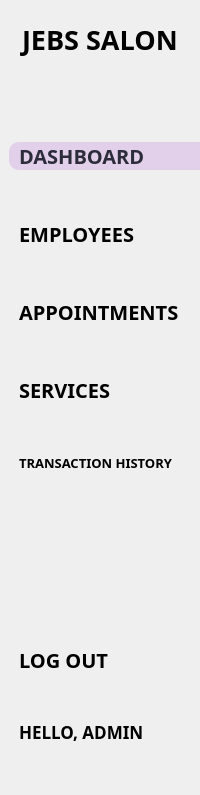
     <widget class="QWidget" name="side_bar" native="true">
      <property name="styleSheet">
       <string notr="true">QLabel{
	padding-left: 5px;

}

QPushButton{
	text-align: left;
	padding-left: 10px;
	padding-right: 10px;
	border-top-left-radius: 10px;
	border-bottom-left-radius: 10px
}

QPushButton:checked{
	background-color: #E2CFEA;
	color: #2C2C3B;
}</string>
      </property>
      <layout class="QVBoxLayout" name="verticalLayout_15">
       <property name="leftMargin">
        <number>9</number>
       </property>
       <property name="rightMargin">
        <number>0</number>
       </property>
       <item>
        <layout class="QVBoxLayout" name="verticalLayout_12">
         <property name="topMargin">
          <number>10</number>
         </property>
         <item>
          <widget class="QLabel" name="label_4">
           <property name="font">
            <font>
             <family>JetBrains Mono</family>
             <pointsize>20</pointsize>
             <bold>true</bold>
            </font>
           </property>
           <property name="text">
            <string>JEBS SALON</string>
           </property>
          </widget>
         </item>
         <item>
          <spacer name="verticalSpacer_14">
           <property name="orientation">
            <enum>Qt::Vertical</enum>
           </property>
           <property name="sizeType">
            <enum>QSizePolicy::Expanding</enum>
           </property>
           <property name="sizeHint" stdset="0">
            <size>
             <width>20</width>
             <height>78</height>
            </size>
           </property>
          </spacer>
         </item>
        </layout>
       </item>
       <item>
        <layout class="QVBoxLayout" name="verticalLayout_13">
         <property name="spacing">
          <number>50</number>
         </property>
         <item>
          <widget class="QPushButton" name="dashboard_button">
           <property name="font">
            <font>
             <family>JetBrains Mono</family>
             <pointsize>15</pointsize>
             <bold>true</bold>
            </font>
           </property>
           <property name="cursor">
            <cursorShape>PointingHandCursor</cursorShape>
           </property>
           <property name="styleSheet">
            <string notr="true"/>
           </property>
           <property name="text">
            <string>DASHBOARD</string>
           </property>
           <property name="icon">
            <iconset resource="../static/icons/resourcs.qrc">
             <normaloff>:/dashboard_light.svg</normaloff>
             <normalon>:/dashboard_dark.svg</normalon>:/dashboard_light.svg</iconset>
           </property>
           <property name="iconSize">
            <size>
             <width>30</width>
             <height>30</height>
            </size>
           </property>
           <property name="checkable">
            <bool>true</bool>
           </property>
           <property name="checked">
            <bool>true</bool>
           </property>
           <property name="autoExclusive">
            <bool>true</bool>
           </property>
          </widget>
         </item>
         <item>
          <widget class="QPushButton" name="employees_button">
           <property name="font">
            <font>
             <family>JetBrains Mono</family>
             <pointsize>15</pointsize>
             <bold>true</bold>
            </font>
           </property>
           <property name="cursor">
            <cursorShape>PointingHandCursor</cursorShape>
           </property>
           <property name="text">
            <string>EMPLOYEES</string>
           </property>
           <property name="icon">
            <iconset resource="../static/icons/resourcs.qrc">
             <normaloff>:/employees_light.svg</normaloff>
             <normalon>:/employees_dark.svg</normalon>:/employees_light.svg</iconset>
           </property>
           <property name="iconSize">
            <size>
             <width>30</width>
             <height>30</height>
            </size>
           </property>
           <property name="checkable">
            <bool>true</bool>
           </property>
           <property name="autoExclusive">
            <bool>true</bool>
           </property>
          </widget>
         </item>
         <item>
          <widget class="QPushButton" name="customers_button">
           <property name="font">
            <font>
             <family>JetBrains Mono</family>
             <pointsize>15</pointsize>
             <bold>true</bold>
            </font>
           </property>
           <property name="cursor">
            <cursorShape>PointingHandCursor</cursorShape>
           </property>
           <property name="text">
            <string>APPOINTMENTS</string>
           </property>
           <property name="icon">
            <iconset resource="../static/icons/resourcs.qrc">
             <normaloff>:/customers_light.svg</normaloff>
             <normalon>:/customers_dark.svg</normalon>:/customers_light.svg</iconset>
           </property>
           <property name="iconSize">
            <size>
             <width>30</width>
             <height>30</height>
            </size>
           </property>
           <property name="checkable">
            <bool>true</bool>
           </property>
           <property name="autoExclusive">
            <bool>true</bool>
           </property>
          </widget>
         </item>
         <item>
          <widget class="QPushButton" name="services_button">
           <property name="font">
            <font>
             <family>JetBrains Mono</family>
             <pointsize>15</pointsize>
             <bold>true</bold>
            </font>
           </property>
           <property name="cursor">
            <cursorShape>PointingHandCursor</cursorShape>
           </property>
           <property name="text">
            <string>SERVICES</string>
           </property>
           <property name="icon">
            <iconset resource="../static/icons/resourcs.qrc">
             <normaloff>:/services_light.svg</normaloff>
             <normalon>:/services_dark.svg</normalon>:/services_light.svg</iconset>
           </property>
           <property name="iconSize">
            <size>
             <width>30</width>
             <height>30</height>
            </size>
           </property>
           <property name="checkable">
            <bool>true</bool>
           </property>
           <property name="autoExclusive">
            <bool>true</bool>
           </property>
          </widget>
         </item>
         <item>
          <widget class="QPushButton" name="transac_history_button">
           <property name="font">
            <font>
             <family>JetBrains Mono</family>
             <pointsize>10</pointsize>
             <bold>true</bold>
            </font>
           </property>
           <property name="cursor">
            <cursorShape>PointingHandCursor</cursorShape>
           </property>
           <property name="text">
            <string>TRANSACTION HISTORY</string>
           </property>
           <property name="icon">
            <iconset resource="../static/icons/resourcs.qrc">
             <normaloff>:/receipt_light.svg</normaloff>
             <normalon>:/receipt_dark.svg</normalon>:/receipt_light.svg</iconset>
           </property>
           <property name="iconSize">
            <size>
             <width>30</width>
             <height>30</height>
            </size>
           </property>
           <property name="checkable">
            <bool>true</bool>
           </property>
           <property name="autoExclusive">
            <bool>true</bool>
           </property>
          </widget>
         </item>
        </layout>
       </item>
       <item>
        <layout class="QVBoxLayout" name="verticalLayout_14">
         <item>
          <spacer name="verticalSpacer_15">
           <property name="orientation">
            <enum>Qt::Vertical</enum>
           </property>
           <property name="sizeHint" stdset="0">
            <size>
             <width>20</width>
             <height>168</height>
            </size>
           </property>
          </spacer>
         </item>
         <item>
          <widget class="QPushButton" name="logout_btn">
           <property name="font">
            <font>
             <family>JetBrains Mono</family>
             <pointsize>15</pointsize>
             <bold>true</bold>
            </font>
           </property>
           <property name="cursor">
            <cursorShape>PointingHandCursor</cursorShape>
           </property>
           <property name="text">
            <string>LOG OUT</string>
           </property>
           <property name="icon">
            <iconset resource="../static/icons/resourcs.qrc">
             <normaloff>:/sign_out_light.svg</normaloff>:/sign_out_light.svg</iconset>
           </property>
           <property name="iconSize">
            <size>
             <width>30</width>
             <height>30</height>
            </size>
           </property>
          </widget>
         </item>
         <item>
          <spacer name="verticalSpacer_3">
           <property name="orientation">
            <enum>Qt::Vertical</enum>
           </property>
           <property name="sizeHint" stdset="0">
            <size>
             <width>20</width>
             <height>40</height>
            </size>
           </property>
          </spacer>
         </item>
         <item>
          <widget class="QPushButton" name="profile_button">
           <property name="font">
            <font>
             <family>JetBrains Mono</family>
             <pointsize>13</pointsize>
             <bold>true</bold>
            </font>
           </property>
           <property name="cursor">
            <cursorShape>PointingHandCursor</cursorShape>
           </property>
           <property name="text">
            <string>HELLO, ADMIN</string>
           </property>
           <property name="icon">
            <iconset resource="../static/icons/resourcs.qrc">
             <normaloff>:/admin_light.svg</normaloff>
             <normalon>:/admin_dark.svg</normalon>:/admin_light.svg</iconset>
           </property>
           <property name="iconSize">
            <size>
             <width>40</width>
             <height>40</height>
            </size>
           </property>
           <property name="checkable">
            <bool>true</bool>
           </property>
           <property name="checked">
            <bool>false</bool>
           </property>
           <property name="autoExclusive">
            <bool>true</bool>
           </property>
          </widget>
         </item>
         <item>
          <spacer name="verticalSpacer_16">
           <property name="orientation">
            <enum>Qt::Vertical</enum>
           </property>
           <property name="sizeHint" stdset="0">
            <size>
             <width>20</width>
             <height>40</height>
            </size>
           </property>
          </spacer>
         </item>
        </layout>
       </item>
      </layout>
     </widget>
